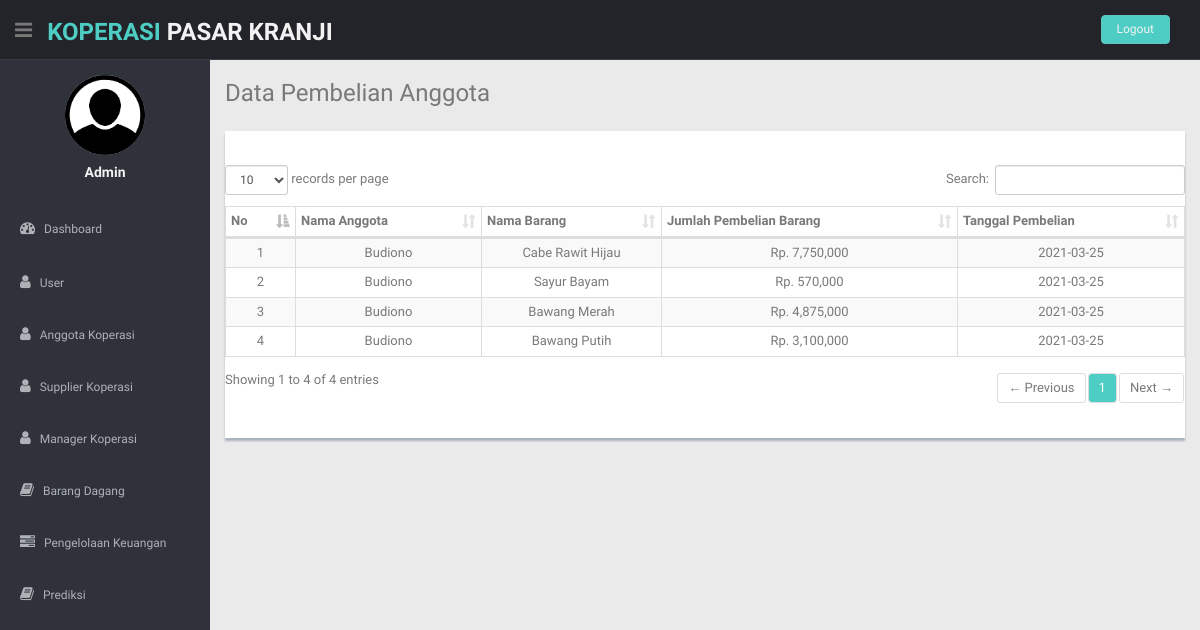
/index.php?halaman=kebutuhan&aksi=detail&id=1 (signed in), run on the app's committed database.
### tables this page shows
CREATE TABLE `pembelian_barang` (
  `id_pembelian_barang` int(11) NOT NULL,
  `id_pembelian` int(11) NOT NULL,
  `id_anggota` int(11) NOT NULL,
  `id_barang` int(11) NOT NULL,
  `total_harga` int(50) NOT NULL,
  `jumlah_barang` varchar(20) NOT NULL,
  `tanggal_pembelian` date NOT NULL
);

CREATE TABLE `anggota` (
  `id_anggota` int(11) NOT NULL,
  `nama_anggota` varchar(100) NOT NULL,
  `jenis_kelamin` varchar(50) NOT NULL,
  `username` varchar(100) NOT NULL,
  `password` varchar(100) NOT NULL,
  `alamat` varchar(100) NOT NULL,
  `no_tlp` varchar(50) NOT NULL,
  `no_ktp` varchar(50) NOT NULL,
  `foto_anggota` varchar(150) NOT NULL
);

CREATE TABLE `barang_dagang` (
  `id_barang` int(11) NOT NULL,
  `id_jenis` int(11) NOT NULL,
  `nama_barang` varchar(100) NOT NULL,
  `harga_kilo` varchar(100) NOT NULL,
  `satuan_barang` varchar(50) NOT NULL,
  `jumlah_kilo` varchar(100) NOT NULL,
  `jumlah_minimal` varchar(100) NOT NULL,
  `jumlah_maksimal` varchar(100) NOT NULL,
  `gambar_barang` varchar(100) NOT NULL
);

CREATE TABLE `pembelian` (
  `id_pembelian` int(11) NOT NULL,
  `id_anggota` int(11) NOT NULL,
  `nama` varchar(50) NOT NULL,
  `tanggal_pembelian` date NOT NULL,
  `total_pembelian` int(50) NOT NULL
);

### halaman/pembelian_anggota/detail_pembelian.php (the view, shortened to what this page needs)
    <section id="main-content">
      <section class="wrapper">
        <h3> Data Pembelian Anggota</h3>
        <div class="row mt">
          <div class="col-lg-12">
            <div class="content-panel">
              <div class="float-right">
              </div>
                <table class="table table-bordered table-striped table-condensed" id="example1">
                <br>
                <thead align="center">
                  <tr align="center">
                  <th>No</th>
                    <th>Nama Anggota</th>
                    <th>Nama Barang</th>
                    <th>Jumlah Pembelian Barang</th>
                    <th>Tanggal Pembelian</th>
                  </tr>
                </thead>
                <tbody>
                <?php
                  $nomor=1;
              $sql = mysqli_query($koneksi,"SELECT *FROM pembelian_barang JOIN pembelian
              ON pembelian_barang.id_pembelian=pembelian.id_pembelian JOIN barang_dagang
              ON pembelian_barang.id_barang=barang_dagang.id_barang JOIN anggota
              ON pembelian_barang.id_anggota=anggota.id_anggota
              where pembelian_barang.id_pembelian = '$_GET[id]'")
              or die(mysqli_error());?>
        <?php while ($data = $sql->fetch_assoc()) {?>
        <tr class="gradeX" align="center">
                    <td><?php echo $nomor; ?></td>
                    <td><?php echo $data['nama_anggota']; ?></td>
                    <td><?php echo $data['nama_barang']; ?></td>
                    <td>Rp. <?php echo number_format($data['total_harga']); ?></td>
                    <td><?php echo $data['tanggal_pembelian']; ?></td>
                </tr>
                <?php
                $nomor++;
                };?>
                </tbody>
            </table>
        </div>
    </div>
</div>
</section>
</section>

### css/style.css (style rules this page uses)
body { color: #797979; background: #eaeaea; font-family: 'Ruda', sans-serif; padding: 0px !important; margin: 0px !important; font-size:13px; }
.mt { margin-top: 25px; }
#main-content { margin-left: 210px; }
.wrapper { display: inline-block; margin-top: 60px; padding-left: 15px; padding-right: 15px; padding-bottom: 15px; padding-top: 0px; width: 100%; }
.content-panel { background: #ffffff; box-shadow: 0px 3px 2px #aab2bd; padding-top: 15px; padding-bottom: 5px; }

### data on the page
pembelian_barang: id_anggota.nama_anggota "Budiono", id_barang.nama_barang "Cabe Rawit Hijau", total_harga "7,750,000", id_pembelian.tanggal_pembelian "2021-03-25"
pembelian_barang: id_anggota.nama_anggota "Budiono", id_barang.nama_barang "Sayur Bayam", total_harga "570,000", id_pembelian.tanggal_pembelian "2021-03-25"
pembelian_barang: id_anggota.nama_anggota "Budiono", id_barang.nama_barang "Bawang Merah", total_harga "4,875,000", id_pembelian.tanggal_pembelian "2021-03-25"
pembelian_barang: id_anggota.nama_anggota "Budiono", id_barang.nama_barang "Bawang Putih", total_harga "3,100,000", id_pembelian.tanggal_pembelian "2021-03-25"

### other printed values
$_SESSION['nama'] "Admin"
